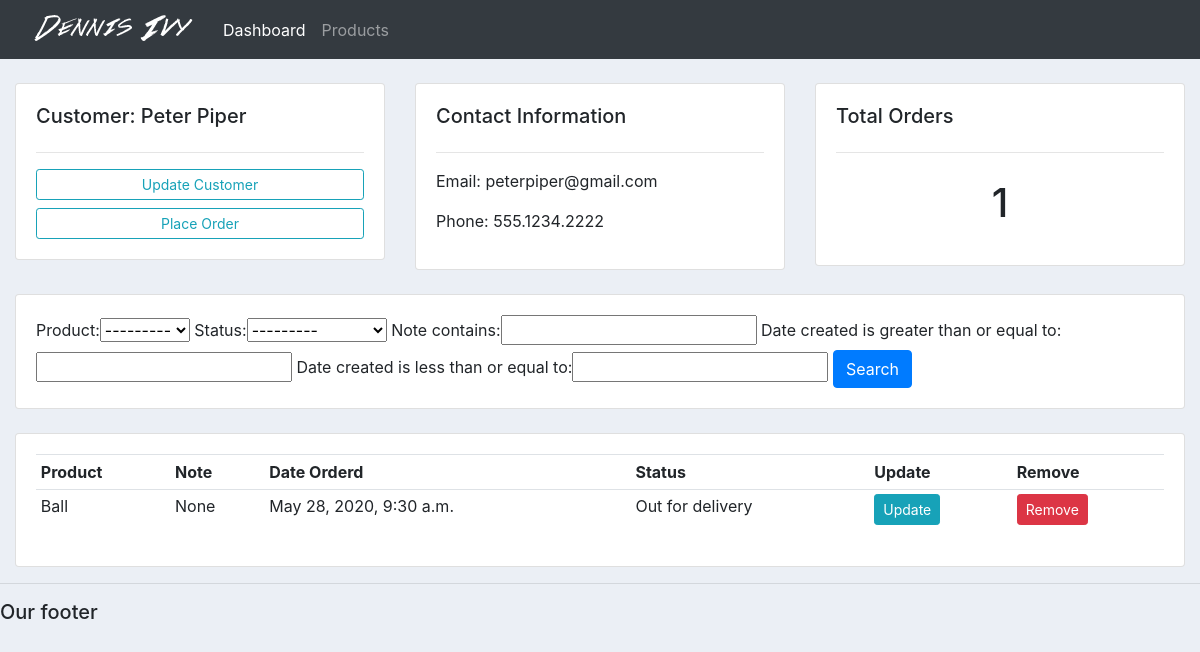
/customer/3/, run on the app's committed database.
### accounts/models.py (models this page shows, shortened)
class Customer(models.Model):
    name = models.CharField(max_length=200, null=True)
    phone = models.CharField(max_length=200, null=True)
    email = models.CharField(max_length=200, null=True)
    date_created = models.DateTimeField(auto_now_add=True, null=True)

class Order(models.Model):
    STATUS = (
        ('Pending', 'Pending'),
        ('Out for delivery', 'Out for delivery'),
        ('Delivered', 'Delivered'),
    )
    customer = models.ForeignKey(Customer, null=True, on_delete=models.SET_NULL)
    product = models.ForeignKey(Product, null=True, on_delete=models.SET_NULL)
    date_created = models.DateTimeField(auto_now_add=True, null=True)
    status = models.CharField(max_length=200, null=True, choices=STATUS)
    note = models.CharField(max_length=200, null=True)

class Product(models.Model):
    CATEGORY = (
        ('Indoor', 'Indoor'),
        ('Out Door', 'Out Door'),
    )
    name = models.CharField(max_length=200, null=True)
    price = models.FloatField()
    category = models.CharField(max_length=200, null=True, choices=CATEGORY)
    description = models.CharField(max_length=200, null=True, blank=True)
    date_created = models.DateTimeField(auto_now_add=True, null=True)
    tags = models.ManyToManyField(Tag)
    def __str__(self):
        return self.name

### accounts/views.py (the view)
# urls.py: path('customer/<str:pk_test>/', views.customer, name="customer"),
def customer(request, pk_test):
    customer = Customer.objects.get(id=pk_test)
    orders = customer.order_set.all()
    orders_count = orders.count()
    myForm = OrderFilter(request.GET, queryset=orders)
    orders = myForm.qs
    context = {'customer': customer, 'orders': orders, 'orders_count': orders_count, 'myForm': myForm}
    return render(request, 'accounts/customer.html', context)

### accounts/templates/accounts/customer.html
{% extends 'accounts/main.html' %}
{% block content %}
    <br>
    <div class="row">
        <div class="col-md">
            <div class="card card-body">
                <h5>Customer: {{ customer.name }}</h5>
                <hr>
                <a class="btn btn-outline-info  btn-sm btn-block" href="">Update Customer</a>
                <a class="btn btn-outline-info  btn-sm btn-block" href="{% url 'create_order' customer.id %}">Place
                    Order</a>
            </div>
        </div>
        <div class="col-md">
            <div class="card card-body">
                <h5>Contact Information</h5>
                <hr>
                <p>Email: {{ customer.email }}</p>
                <p>Phone: {{ customer.phone }}</p>
            </div>
        </div>
        <div class="col-md">
            <div class="card card-body">
                <h5>Total Orders</h5>
                <hr>
                <h1 style="text-align: center;padding: 10px">{{ orders_count }}</h1>
            </div>
        </div>
    </div>
    <br>
    <div class="row">
        <div class="col">
            <div class="card card-body">
                <form method="get">
                    {{ myForm.form }}
                    <button class="btn btn-primary" type="submit">Search</button>
                </form>
            </div>
        </div>
    </div>
    <br>
    <div class="row">
        <div class="col-md">
            <div class="card card-body">
                <table class="table table-sm">
                    <tr>
                        <th>Product</th>
                        <th>Note</th>
                        <th>Date Orderd</th>
                        <th>Status</th>
                        <th>Update</th>
                        <th>Remove</th>
                    </tr>
                    {% for order in orders %}
                        <tr>
                            <td>{{ order.product }}</td>
                            <td>{{ order.note }}</td>
                            <td>{{ order.date_created }}</td>
                            <td>{{ order.status }}</td>
                            <td><a class="btn btn-sm btn-info" href="{% url 'update_order' order.id %}">Update</a></td>
                            <td><a class="btn btn-sm btn-danger" href="{% url 'delete_order' order.id %}">Remove</a>
                            </td>
                        </tr>
                    {% endfor %}
                </table>
            </div>
        </div>
    </div>
{% endblock %}

### static/css/main.css (style rules this page uses)
body { background-color: #ebeff5; }

### data on the page
Customer: name "Peter Piper", email "peterpiper@gmail.com", phone "555.1234.2222"
Order: product "Ball", note "None", date_created "May 28, 2020, 9:30 a.m.", status "Out for delivery"

### other printed values
{{ orders_count }} "1"
